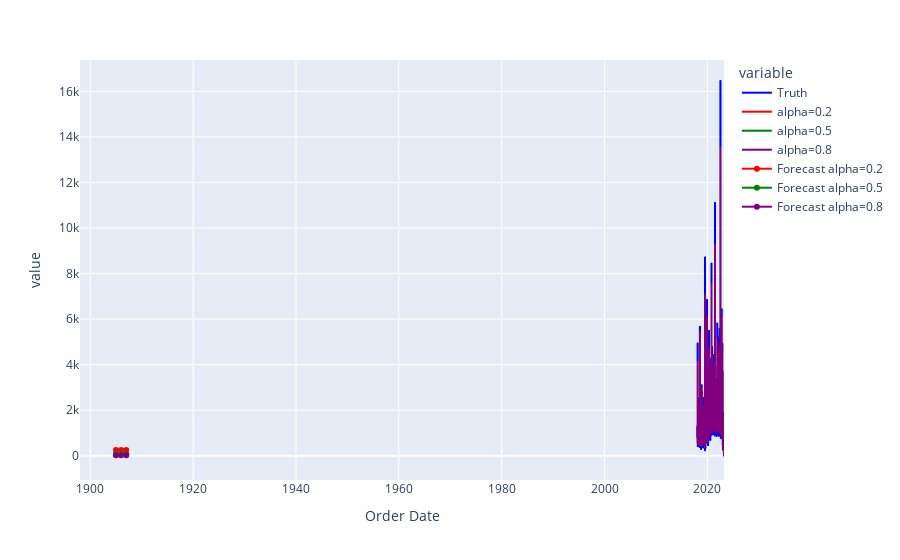

The code cell stored with this chart in its notebook:
### Code cell
import plotly.graph_objects as go

# Plotting our data

smoothData = pd.DataFrame([revenue.values, alpha020.fittedvalues.values,  alpha050.fittedvalues.values,  alpha080.fittedvalues.values]).T
smoothData.columns = ['Truth', 'alpha=0.2', 'alpha=0.5', 'alpha=0.8']
smoothData.index = revenue.index

fig = px.line(smoothData, y = ['Truth', 'alpha=0.2', 'alpha=0.5', 'alpha=0.8'],
        x = smoothData.index,
        color_discrete_map={"Truth": 'blue',
                           'alpha=0.2': 'red',
                            'alpha=0.5':'green',
                            'alpha=0.8':'purple'}
       )

# Incorporating the Forecasts

fig.add_trace(go.Scatter(x=forecast020.index, y = forecast020.values, name='Forecast alpha=0.2', line={'color':'red'}))
fig.add_trace(go.Scatter(x=forecast050.index, y = forecast050.values, name='Forecast alpha=0.5', line={'color':'green'}))
fig.add_trace(go.Scatter(x=forecast080.index, y = forecast080.values, name='Forecast alpha=0.8', line={'color':'purple'}))

### Figure 1 — Plotly figure (JSON) as saved in the notebook; plotly's stock layout.template omitted (floating-point values rounded to 4 significant figures; data arrays with more than 128 entries replaced by an {"elided": "..."} marker saying what was removed)
{"data": [{"hovertemplate": "variable=Truth<br>Order Date=%{x}<br>value=%{y}<extra></extra>", "legendgroup": "Truth", "line": {"color": "blue", "dash": "solid"}, "marker": {"symbol": "circle"}, "mode": "lines", "name": "Truth", "showlegend": true, "type": "scattergl", "x": {"elided": "1905 str values"}, "xaxis": "x", "y": {"elided": "1905 float values"}, "yaxis": "y"}, {"hovertemplate": "variable=alpha=0.2<br>Order Date=%{x}<br>value=%{y}<extra></extra>", "legendgroup": "alpha=0.2", "line": {"color": "red", "dash": "solid"}, "marker": {"symbol": "circle"}, "mode": "lines", "name": "alpha=0.2", "showlegend": true, "type": "scattergl", "x": {"elided": "1905 str values"}, "xaxis": "x", "y": {"elided": "1905 float values"}, "yaxis": "y"}, {"hovertemplate": "variable=alpha=0.5<br>Order Date=%{x}<br>value=%{y}<extra></extra>", "legendgroup": "alpha=0.5", "line": {"color": "green", "dash": "solid"}, "marker": {"symbol": "circle"}, "mode": "lines", "name": "alpha=0.5", "showlegend": true, "type": "scattergl", "x": {"elided": "1905 str values"}, "xaxis": "x", "y": {"elided": "1905 float values"}, "yaxis": "y"}, {"hovertemplate": "variable=alpha=0.8<br>Order Date=%{x}<br>value=%{y}<extra></extra>", "legendgroup": "alpha=0.8", "line": {"color": "purple", "dash": "solid"}, "marker": {"symbol": "circle"}, "mode": "lines", "name": "alpha=0.8", "showlegend": true, "type": "scattergl", "x": {"elided": "1905 str values"}, "xaxis": "x", "y": {"elided": "1905 float values"}, "yaxis": "y"}, {"line": {"color": "red"}, "name": "Forecast alpha=0.2", "type": "scatter", "x": [1905, 1906, 1907], "y": [253.3, 253.3, 253.3]}, {"line": {"color": "green"}, "name": "Forecast alpha=0.5", "type": "scatter", "x": [1905, 1906, 1907], "y": [79.34, 79.34, 79.34]}, {"line": {"color": "purple"}, "name": "Forecast alpha=0.8", "type": "scatter", "x": [1905, 1906, 1907], "y": [24.2, 24.2, 24.2]}], "layout": {"legend": {"title": {"text": "variable"}, "tracegroupgap": 0}, "margin": {"t": 60}, "xaxis": {"anchor": "y", "domain": [0, 1], "title": {"text": "Order Date"}}, "yaxis": {"anchor": "x", "domain": [0, 1], "title": {"text": "value"}}}}
